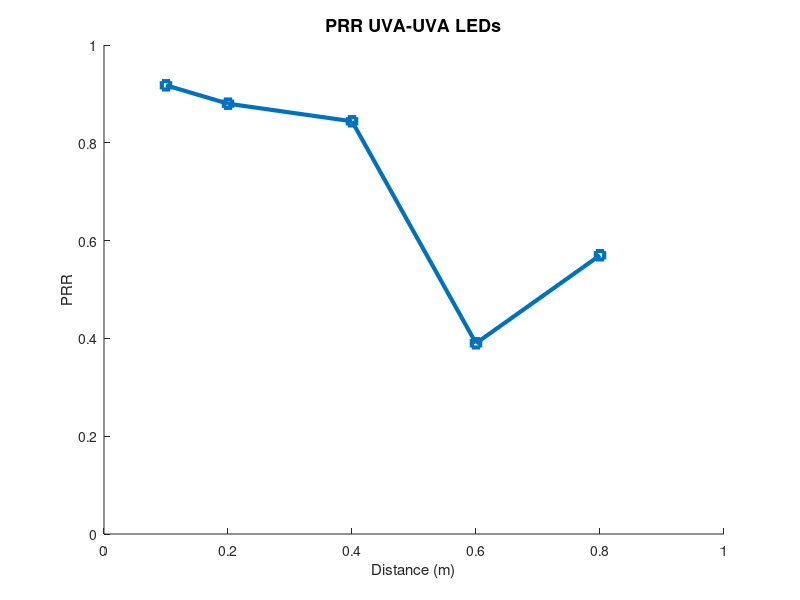

The MATLAB script that drew this image: (Note: this script raises an error after producing the figure.)
prr_dist = [92 90.9 92 92.1 91.8
        91 85 85 89 90
        85 84 84 85 84
        45 53 31 32 34
        55 59 57 56 58];
prr  = ones (1,5);
distancia = [0.1 0.2 0.4 0.6 0.8];

for i = 1:5
    prr(i) = mean(prr_dist(i,:));
end

figure(1)
    hold on
    title('PRR UVA-UVA LEDs', 'Fontsize', 13)
    plot(distancia,prr/100,'-s','LineWidth',3)
    ylim([0 1])
    xlim([0 1])
    xlabel('Distance (m)')%,'Fontsize', 30, 'LineWidth',5,'fontweight','bold')
    ylabel('PRR')%,'Fontsize', 30, 'LineWidth',5,'fontweight','bold')
    ax = gca;
    ax.XAxis.LineWidth = 3;
    ax.YAxis.LineWidth = 3;
    ax.XAxis.FontWeight = 'bold';
    ax.YAxis.FontWeight = 'bold';
    ax.XAxis.FontSize = 13;
    ax.YAxis.FontSize = 13;
    %saveas(gcf,'uva_uva_trans', 'svg')
    hold off


dR = [14.7 14.5 14.7 14.7 14.7
    14.6 13 12.9 14.1 14.3
    13 12.8 12.9 12.8 12.7
    4.31 5.27 3 3.16 3.39
    5.73 6.28 5.96 5 5];
data_rate  = ones (1,5);

for i = 1:5
    data_rate(i) = mean(dR(i,:));
end

figure(2)
    hold on
    title('Data Rate', 'Fontsize', 13)
    plot(distancia,data_rate,'-s','LineWidth',3)
    ylim([0 15])
    xlim([0 1])
    xlabel('Distance (m)')%,'Fontsize', 30, 'LineWidth',5,'fontweight','bold')
    ylabel('Data Rate (Kbps)')%,'Fontsize', 30, 'LineWidth',5,'fontweight','bold')
    ax = gca;
    ax.XAxis.LineWidth = 3;
    ax.YAxis.LineWidth = 3;
    ax.XAxis.FontWeight = 'bold';
    ax.YAxis.FontWeight = 'bold';
    ax.XAxis.FontSize = 13;
    ax.YAxis.FontSize = 13;
    saveas(gcf,'uva_uva_dataRate', 'svg')
hold off